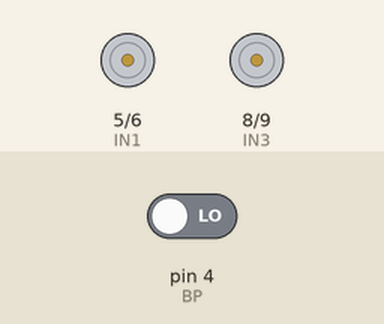
A sketch run on a simulated Arduino Uno, built with avr-gcc and run on an emulated ATmega328P. On the bench: motor-driver pin pairs drawn as motors (green arrow = first pin HIGH = forward, orange = second pin HIGH = backward, longer = more drive, scaled by the enable pin). The inputs (shaded band) are chosen by the test bench; at power-on: pin 4 (BP) LOW.

Above: at 1.2 s.
1.3 s: pin 4 (BP) driven HIGH
At 4.1 s:
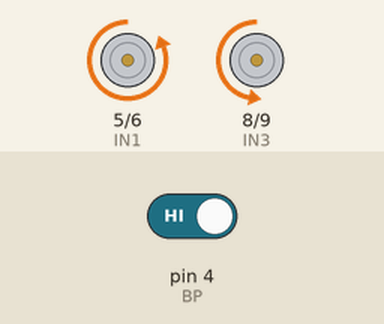
At 8.5 s:
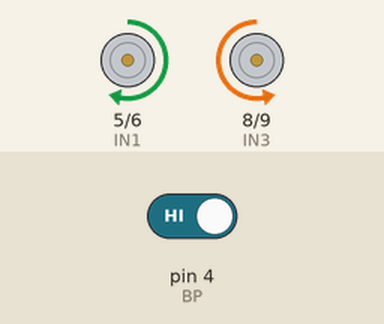
Timing chart, 0 to 16.3 s (numbered marks = the images above; inputs shaded):
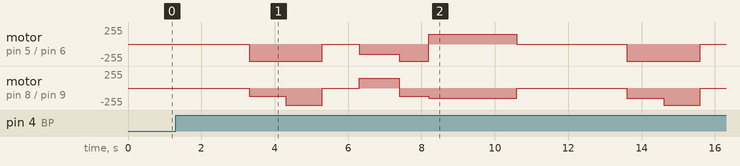

The sketch:

driver_motor.ino
```cpp
// Define the pins connected to the L298N
#define ENB 11 // Enable pin for Motor A (PWM for speed control)
#define IN4 9 // Input 1 for Motor A (Direction control)
#define IN3 8 // Input 2 for Motor A (Direction control)

#define ENA 10 // Enable pin for Motor A (PWM for speed control)
#define IN2 6 // Input 1 for Motor A (Direction control)
#define IN1 5 // Input 2 for Motor A (Direction control)

int BP = 4;

void setup() {
  // Set the motor control pins as outputs
  pinMode(ENA, OUTPUT);
  pinMode(IN1, OUTPUT);
  pinMode(IN2, OUTPUT);

  pinMode(ENB, OUTPUT);
  pinMode(IN3, OUTPUT);
  pinMode(IN4, OUTPUT);
  pinMode(BP, INPUT);

  // Initialize motor to stop
  digitalWrite(IN1, LOW);
  digitalWrite(IN2, LOW);
  analogWrite(ENA, 0); // Set speed to 0

  digitalWrite(IN3, LOW);
  digitalWrite(IN4, LOW);
  analogWrite(ENB, 0); // Set speed to 0
}

void loop() {

  // Aller tout droit
  if (digitalRead(BP) == HIGH) {
    delay(2000);

    digitalWrite(IN1, LOW);
    digitalWrite(IN2, HIGH);
    analogWrite(ENA, 255);
    digitalWrite(IN3, LOW);
    digitalWrite(IN4, HIGH);
    analogWrite(ENB, 127);

    delay(1000);

    analogWrite(ENA, 255);
    analogWrite(ENB, 255);

    delay(1000);

    // Stopper
    digitalWrite(IN1, LOW);
    digitalWrite(IN2, LOW);
    analogWrite(ENA, 0);
    digitalWrite(IN3, LOW);
    digitalWrite(IN4, LOW);
    analogWrite(ENB, 0);

    delay(1000);

    // tourner 90° à gauche
    digitalWrite(IN1, LOW);
    digitalWrite(IN2, HIGH);
    analogWrite(ENA, 150);
    digitalWrite(IN3, HIGH);
    digitalWrite(IN4, LOW);
    analogWrite(ENB, 150);
    delay(1100);

    // Aller tout droit
    digitalWrite(IN1, LOW);
    digitalWrite(IN2, HIGH);
    analogWrite(ENA, 255);
    digitalWrite(IN3, LOW);
    digitalWrite(IN4, HIGH);
    analogWrite(ENB, 127);

    delay(800);
    // // tourner 360° à droit
    digitalWrite(IN1, HIGH);
    digitalWrite(IN2, LOW);
    analogWrite(ENA, 150);
    digitalWrite(IN3, LOW);
    digitalWrite(IN4, HIGH);
    analogWrite(ENB, 150);

    delay(2400);

    // Stopper
    digitalWrite(IN1, LOW);
    digitalWrite(IN2, LOW);
    analogWrite(ENA, 0);
    digitalWrite(IN3, LOW);
    digitalWrite(IN4, LOW);
    analogWrite(ENB, 0);

    delay(1000);
  }

}
```
